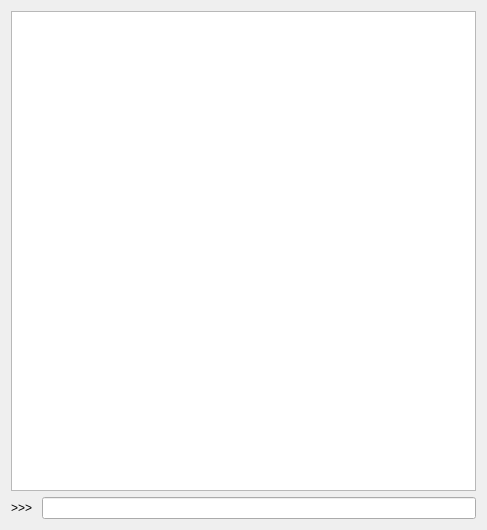
<?xml version="1.0" encoding="UTF-8"?>
<ui version="4.0">
 <class>InteractiveConsoleWidget</class>
 <widget class="QWidget" name="InteractiveConsoleWidget">
  <property name="geometry">
   <rect>
    <x>0</x>
    <y>0</y>
    <width>487</width>
    <height>530</height>
   </rect>
  </property>
  <property name="windowTitle">
   <string>Interactive Console</string>
  </property>
  <layout class="QVBoxLayout" name="verticalLayout">
   <item>
    <widget class="QPlainTextEdit" name="outputPlainTextEdit"/>
   </item>
   <item>
    <layout class="QHBoxLayout" name="horizontalLayout">
     <item>
      <widget class="QLabel" name="promptLabel">
       <property name="text">
        <string>&gt;&gt;&gt; </string>
       </property>
      </widget>
     </item>
     <item>
      <widget class="QLineEdit" name="inputLineEdit"/>
     </item>
    </layout>
   </item>
  </layout>
 </widget>
 <resources/>
 <connections/>
</ui>
